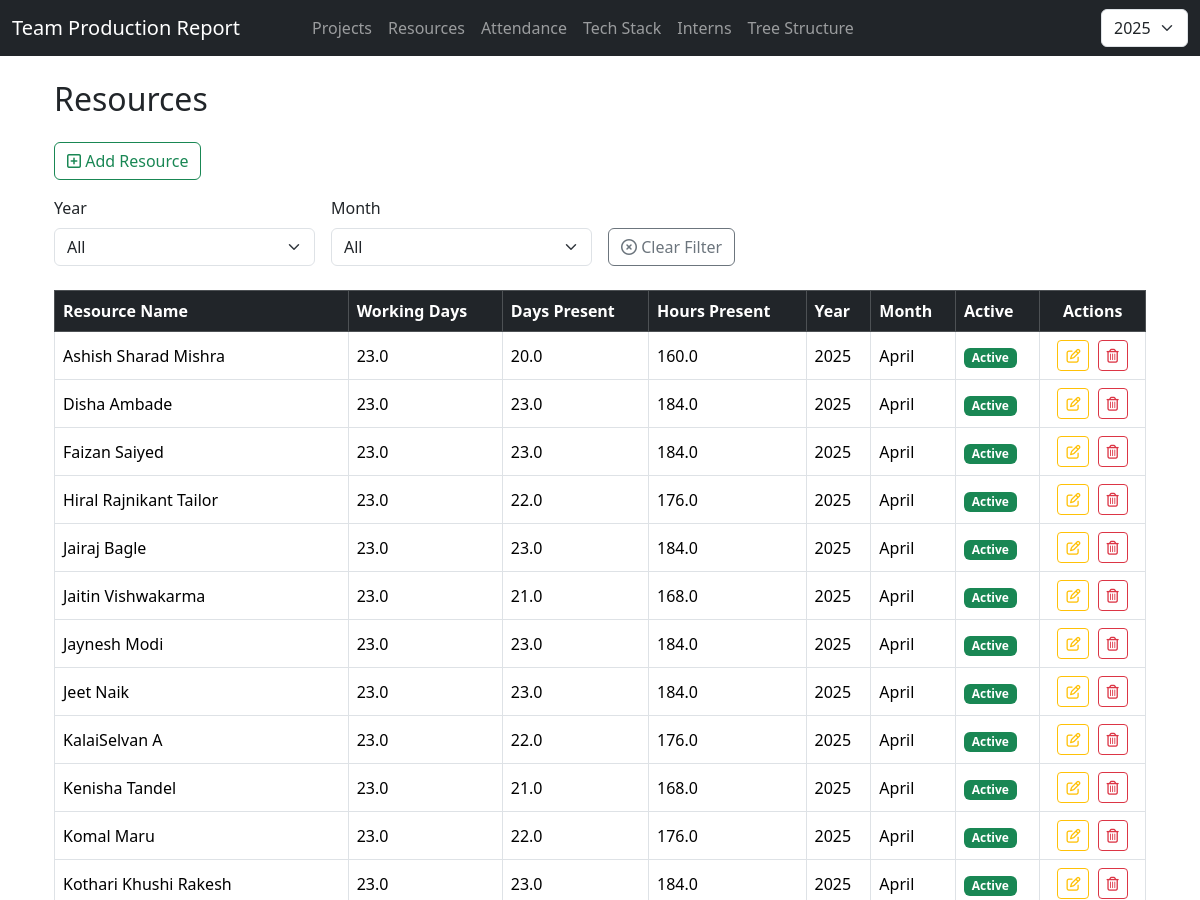
The app's page /resources/ (upper part), older data.
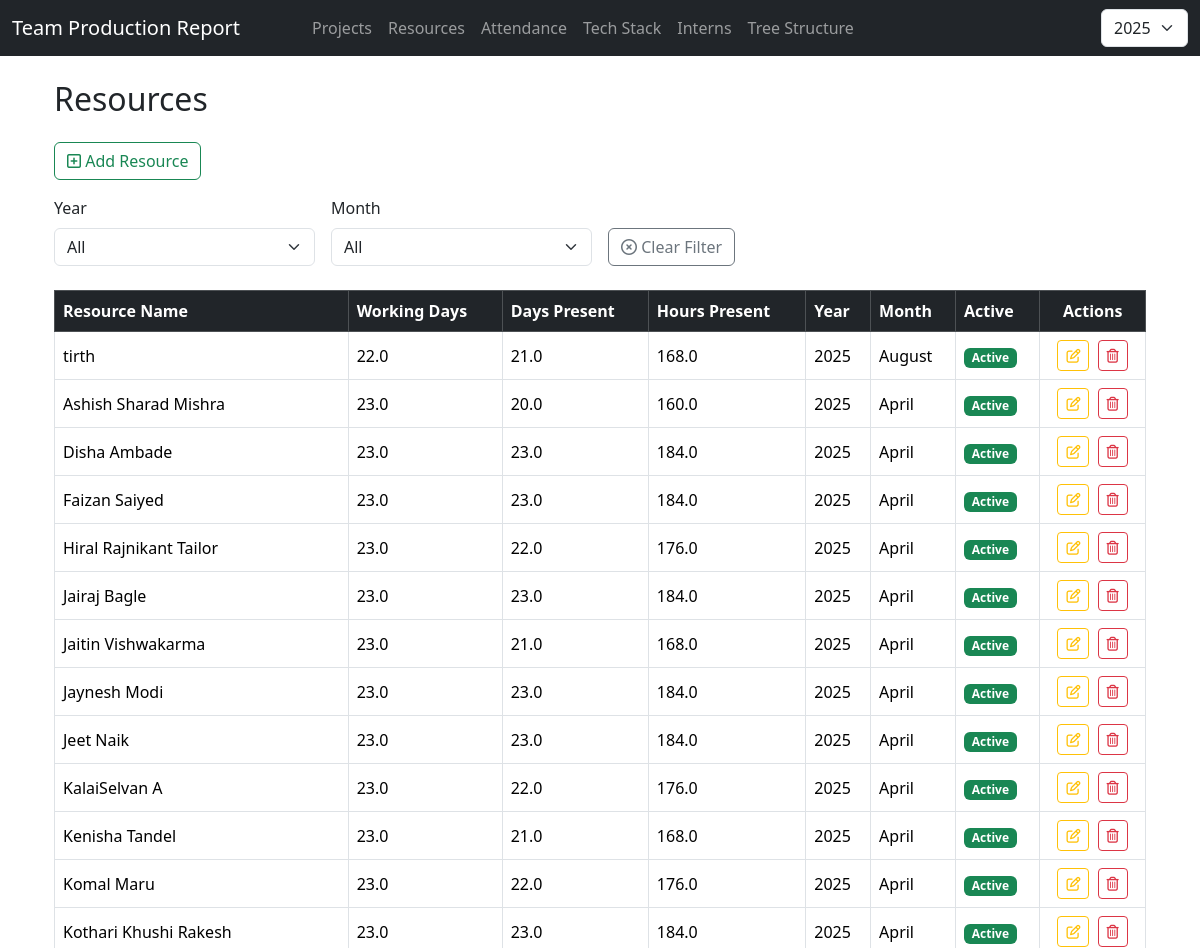
The same page, newer data.
### resources/models.py (models this page shows, shortened)
class Resource(models.Model):
    resource_name = models.CharField(
        max_length=100,
        help_text="Enter the full name of the resource"
    )
    year = models.PositiveIntegerField(
        help_text="Enter the year manually (e.g., 2025)"
    )
    month = models.PositiveSmallIntegerField(
        choices=[(i, calendar.month_name[i]) for i in range(1, 13)],
        help_text="Enter the month manually (1-12)"
    )
    working_days = models.FloatField(
        null=True,
        blank=True,
        help_text="Leave blank to auto-calculate (Mon-Fri + 1st Saturday)"
    )
    present_day = models.FloatField(
        default=0,
        help_text="Days resource was present"
    )
    present_hours = models.FloatField(
        default=0,
        help_text="Auto-calculated as present_day * 8 hours if not set"
    )
    created_at = models.DateTimeField(auto_now_add=True)
    counting = models.FloatField(default=0, help_text="Counting value")
    is_active = models.BooleanField(
        default=True,
        help_text="Uncheck to deactivate this resource instead of deleting."
    )
    class Meta:
        db_table = 'resources'
        ordering = ['-year', '-month', 'resource_name']
        verbose_name = 'Resource'
        verbose_name_plural = 'Resources'
        unique_together = ('resource_name', 'year', 'month')

### resources/views.py (the view)
# urls.py: path("", views.resource_list, name="resource_list"),  # List all resources at /resources/
def resource_list(request):
    resources = Resource.objects.all()
    year = request.GET.get("year")
    month = request.GET.get("month")
    if year:
        resources = resources.filter(year=year)
    if month:
        resources = resources.filter(month=month)
    years = Resource.objects.values_list('year', flat=True).distinct().order_by('-year')
    months = [(i, month_name[i]) for i in range(1, 13)]
    return render(request, "resources/resource_list.html", {
        "resources": resources,
        "years": years,
        "months": months,
    })

### resources/templates/resources/resource_list.html (shortened to what this page needs)
{% extends "base.html" %}
{% load static %}
{% block content %}
<div class="container mt-4">
    <h2 class="mb-4">Resources</h2>
    <a href="{% url 'resources:resource_create' %}" class="btn btn-outline-success mb-3">
        <i class="far fa-plus-square"></i> Add Resource
    </a>
    <form method="get" id="filterForm" class="row g-3 align-items-end mb-4">
        <div class="col-md-3">
            <label for="year" class="form-label">Year</label>
            <select class="form-select" id="year" name="year">
                <option value="">All</option>
            </select>
        </div>
        <div class="col-md-3">
            <label for="month" class="form-label">Month</label>
            <select class="form-select" id="month" name="month">
                <option value="">All</option>
            </select>
        </div>
        <div class="col-md-2 d-flex">
            <a href="{% url 'resources:resource_list' %}" class="btn btn-outline-secondary mt-auto">
                <i class="far fa-times-circle"></i> Clear Filter
            </a>
        </div>
    </form>
    {% if resources %}
    <div class="table-responsive">
        <table class="table table-bordered table-hover align-middle">
            <thead class="table-dark">
                <tr>
                    <th>Resource Name</th>
                    <th>Working Days</th>
                    <th>Days Present</th>
                    <th>Hours Present</th>
                    <th>Year</th>
                    <th>Month</th>
                    <th>Active</th>
                    <th class="text-center">Actions</th>
                </tr>
            </thead>
            <tbody>
                {% for r in resources %}
                <tr>
                    <td>{{ r.resource_name }}</td>
                    <td>{{ r.working_days }}</td>
                    <td>{{ r.present_day }}</td>
                    <td>{{ r.present_hours }}</td>
                    <td>{{ r.year }}</td>
                    <td>{{ r.get_month_display }}</td>
                    <td>
                    {% if r.is_active %}
                    <span class="badge bg-success">Active</span>
                    {% else %}
                    <span class="badge bg-danger">Inactive</span>
                    {% endif %}
                    </td>
                    <td class="text-center">
                        <a href="{% url 'resources:resource_update' r.pk %}"
                            class="btn btn-sm btn-outline-warning me-1">
                            <i class="far fa-edit"></i>
                        </a>
                        <a href="{% url 'resources:resource_delete' r.pk %}" class="btn btn-sm btn-outline-danger">
                            <i class="far fa-trash-alt"></i>
                        </a>
                    </td>
                </tr>
                {% endfor %}
            </tbody>
        </table>
    </div>
    {% else %}
    <div class="alert alert-info"><i class="far fa-folder-open"></i> No resources found.</div>
    {% endif %}
</div>
{% endblock %}

Row changes from the older to the newer data that the page shows:
added Resource: resource_name "tirth", working_days "22.0", present_day "21.0", present_hours "168.0", year "2025", month "August", is_active "Active"
